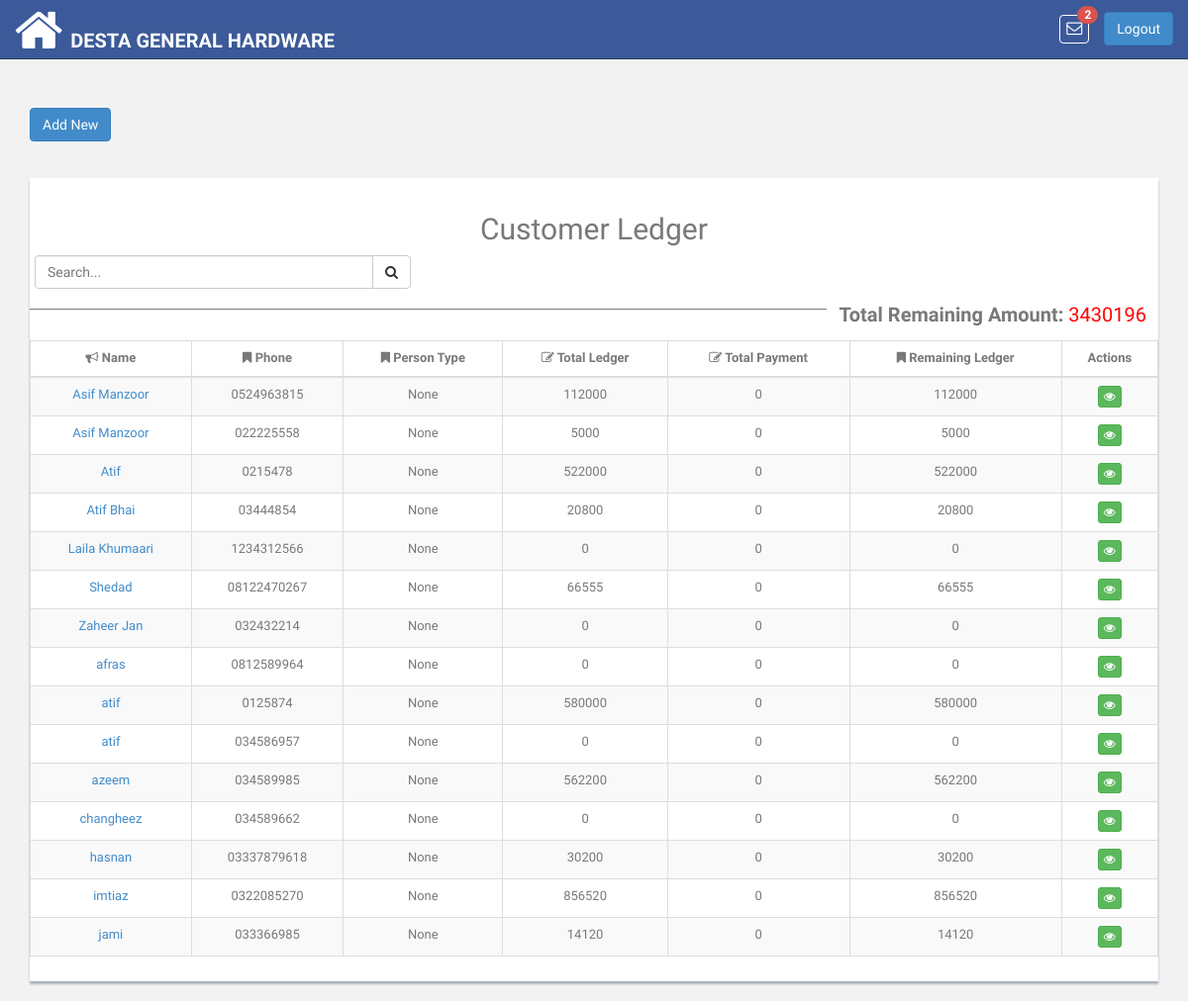
The page /ledger/list/customer/ (signed in) on the database its author committed.
### pis_retailer/models.py (models this page shows, shortened)
class RetailerUser(models.Model):
    ROLE_TYPE_OWNER = 'owner'
    ROLE_TYPE_DATA_ENTRY_USER = 'data_entry_user'
    ROLE_TYPE_SALESMAN = 'salesman'
    ROLE_TYPE_VIEW_ACCOUNT = 'account_viewer'
    ROLE_TYPE_LEDGER_VIEW = 'ledger_viewer'
    ROLE_TYPES = (
        (ROLE_TYPE_OWNER, 'Owner'),
        (ROLE_TYPE_DATA_ENTRY_USER, 'Data Entry User'),
        (ROLE_TYPE_SALESMAN, 'Salesman'),
        (ROLE_TYPE_VIEW_ACCOUNT, 'Account Viewer'),
        (ROLE_TYPE_LEDGER_VIEW, 'Ledger Viewer'),
    )
    user = models.OneToOneField(User, related_name='retailer_user',on_delete=models.CASCADE)
    retailer = models.ForeignKey(Retailer, related_name='u_retailer',on_delete=models.CASCADE)
    role_type = models.CharField(
        max_length=100, choices=ROLE_TYPES, default=ROLE_TYPE_OWNER
    )

class Retailer(DatedModel):
    name = models.CharField(max_length=100)
    slug = models.SlugField(blank=False)
    package = models.CharField(max_length=200, null=True, blank=True)
    package_price = models.CharField(max_length=200, null=True, blank=True)
    package_expiry = models.DateField(blank=True, null=True)
    logo = models.ImageField(
        upload_to='images/retailer/logo/', max_length=1024,
        blank=True, null=True
    )

### pis_com/models.py (models this page shows, shortened)
class Customer(models.Model):
    retailer = models.ForeignKey(
        'pis_retailer.Retailer',
        related_name='retailer_customer',
        on_delete=models.CASCADE
    )
    customer_name = models.CharField(max_length=200)
    customer_phone = models.CharField(max_length=20, blank=True, null=True)
    customer_type=models.CharField(max_length=200, default='customer', blank=True, null=True)
    address = models.TextField(max_length=500, blank=True,null=True)
    shop = models.CharField(max_length=200, blank=True, null=True)

### pis_ledger/views.py (the view)
class CustomerLedgerView(TemplateView):
    template_name = 'ledger/customer_ledger_list.html'
    def dispatch(self, request, *args, **kwargs):
        if not self.request.user.is_authenticated:
            return HttpResponseRedirect(reverse('login'))
        return super(
            CustomerLedgerView, self).dispatch(request, *args, **kwargs)
    def get_context_data(self, **kwargs):
        context = super(CustomerLedgerView, self).get_context_data(**kwargs)
        customers = (
            self.request.user.retailer_user.retailer.
            retailer_customer.all().order_by('customer_name')
        ).order_by('customer_name')
        customer_ledger = []
        for customer in customers:
            customer_data = {}
            ledger = customer.customer_ledger.all().aggregate(Sum('amount'))
            payment_ledger = (
                customer.customer_ledger.all()
                .aggregate(Sum('payment'))
            )
            if payment_ledger.get('payment__sum'):
                payment_amount = float(payment_ledger.get('payment__sum'))
            else:
                payment_amount = 0
            if ledger.get('amount__sum'):
                ledger_amount = float(ledger.get('amount__sum'))
            else:
                ledger_amount = 0
            remaining_ledger = '%g' % (
                    ledger_amount - payment_amount
            )
            customer_data.update({
                'id': customer.id,
                'ledger_amount': ledger_amount,
                'payment_amount': payment_amount,
                'customer_name': customer.customer_name,
                'customer_phone': customer.customer_phone,
                'remaining_ledger': remaining_ledger,
                'customer_type':customer.customer_type,
            })
            customer_ledger.append(customer_data)
        ledgers = Ledger.objects.all()
        if ledgers:
            grand_ledger = ledgers.aggregate(Sum('amount'))
            grand_ledger = float(grand_ledger.get('amount__sum') or 0)
            grand_payment = ledgers.aggregate(Sum('payment'))
            grand_payment = float(grand_payment.get('payment__sum') or 0)
            total_remaining_amount = grand_ledger - grand_payment
        else:
            total_remaining_amount = 0
        context.update({
            'customer_ledgers': customer_ledger,
            'total_remaining_amount': total_remaining_amount,
        })
        return context

### pis_com/templatetags/template_tags.py (called while the page is built)
@register.simple_tag
def product_notifications(retailer_id):
    return Product.objects.filter(retailer__id=retailer_id)

### pis_product/models.py (called while the page is built)
    def product_available_items(self):
        try:
            obj_stock_in = self.stockin_product.aggregate(Sum('quantity'))
            stock_in = float(obj_stock_in.get('quantity__sum'))
        except:
            stock_in = 0
        try:
            obj_stock_out = self.stockout_product.aggregate(
                Sum('stock_out_quantity'))
            stock_out = float(obj_stock_out.get('stock_out_quantity__sum'))
        except:
            stock_out = 0
        return  stock_in - stock_out

### templates/ledger/customer_ledger_list.html (shortened to what this page needs)
{% extends 'base.html' %}
{% block content %}
<div class="col-md-12">
    <br>
    <a href="{% url 'ledger:add_new_ledger' %}"><button type="button" id="back-customer" class="btn btn-primary" id="load" data-loading-text="<i class='fa fa-circle-o-notch fa-spin'></i>Processing">Add New</button></a>
    <br><br><br>
    <div class="content-panel table-responsive">
        <table class="table table-striped table-advance table-hover table-bordered purchased-table">
            <h2 class="text-center">Customer Ledger</h2>
            <div class="input-group custom-search-form col-md-4" style="left: 5px">
                <input type="text" class="form-control extra-items" placeholder="Search...">
                <span class="input-group-btn">
                            <button class="btn btn-default" type="button">
                                <i class="fa fa-search"></i>
                            </button>
                        </span>
            </div>
            <div style="float: right; padding: 12px; font-size: 20px">
                <strong>Total Remaining Amount: </strong><span style="color: red">{{ total_remaining_amount|floatformat:'-2' }}</span>
            </div>
            <hr>
            <thead>
            <tr>
                <th class="text-center"><i class="fa fa-bullhorn"></i> Name</th>
                <th class="text-center"><i class=" fa fa-bookmark"></i> Phone</th>
                <th class="text-center"><i class=" fa fa-bookmark"></i> Person Type</th>
                <th class="text-center"><i class=" fa fa-edit"></i> Total Ledger</th>
                <th class="text-center"><i class=" fa fa-edit"></i> Total Payment</th>
                <th class="text-center"><i class=" fa fa-bookmark"></i> Remaining Ledger</th>
                <th class="text-center">Actions</th>
            </tr>
            </thead>
            <tbody class="ledger-table-body text-center">
            {% if customer_ledgers %}
            {% for customer_ledger in customer_ledgers %}
            <tr>
                <td><a href="{% url 'ledger:customer_ledger_detail' customer_id=customer_ledger.id %}">{{ customer_ledger.customer_name}}</a></td>
                <td>{{ customer_ledger.customer_phone }}</td>
                <td>{{ customer_ledger.customer_type}}</td>
                <td>{{ customer_ledger.ledger_amount|floatformat:-2 }}</td>
                <td>{{ customer_ledger.payment_amount|floatformat:-2 }}</td>
                <td>{{ customer_ledger.remaining_ledger|floatformat:-2 }}</td>
                <td>
                    <a href="{% url 'ledger:customer_ledger_detail' customer_id=customer_ledger.id %}"><button class="btn btn-success btn-xs" title="Customer Ledger Detail"><i class="fa fa-eye"></i></button></a>
            </tr>
            {% endfor %}
            {% else %}
            <tr><td colspan="6" class="text-center">No Record Found</td></tr>
            {% endif %}
            </tbody>
        </table>
    </div>
</div>
{% endblock %}

### templates/base.html (shortened to what this page needs)
<!DOCTYPE html>
<html lang="en" xmlns="http://www.w3.org/1999/html">
{% load static %}
{% load template_tags %}
<head>
    <link href="{% static 'css/bootstrap.css' %}" rel="stylesheet">
    <link href="{% static 'font-awesome/css/font-awesome.css' %}" rel="stylesheet" />
    <link rel="stylesheet" type="text/css" href="{% static 'css/zabuto_calendar.css' %}">
    <link rel="stylesheet" type="text/css" href="{% static 'js/gritter/css/jquery.gritter.css' %}" />
    <link rel="stylesheet" type="text/css" href="{% static 'lineicons/style.css' %}">
    <link href="{% static 'css/style.css' %}" rel="stylesheet">
    <link href="{% static 'css/style-responsive.css' %}" rel="stylesheet">
    <link href="{% static 'css/profileImage.css' %}" rel="stylesheet" type="text/css"/>
    <link href="{% static 'css/sweetalert2.min.css' %}" rel="stylesheet" />
</head>
<body>
<section id="container" >
    <header class="header black-bg">
        <a href="{% url 'index' %}" class="home_icon" style="float:left"><i class="fa fa-home fa-4x" aria-hidden="true"></i></a>
        <a href="{% url 'index' %}" class="logo"><b>{{ request.user.retailer_user.retailer.name }}</b></a>
        <div class="right_div">
            <div class="nav notify-row" id="top_menu">
                {% product_notifications retailer_id=request.user.retailer_user.retailer.id as p_n %}
                <ul class="nav top-menu">
                    <li id="header_inbox_bar" class="dropdown">
                        <a data-toggle="dropdown" class="dropdown-toggle msg" href="index.html#">
                            <i class="fa fa-envelope-o"></i> <span class="badge badge-danger notification_count" style="background: #d9534f"></span>
                        </a>
                    </li>
                </ul>
            </div>
            <div class="top-menu">
                <a tabindex="logout" class="btn btn-primary" href="{% url 'logout' %}" style="margin-top: 12px;">Logout</a>
            </div>
        </div>
    </header>
    <section class="wrapper">
        {% block content %}{% endblock %}
    </section>
</section>
</body>
</html>

### app_static/css/style.css (style rules this page uses)
body { color: #797979; background: #f2f2f2; font-family: 'Ruda', sans-serif; padding: 0px !important; margin: 0px !important; font-size:13px; }
ul li { list-style: none; }
a, a:hover, a:focus { text-decoration: none; outline: none; }
#container { width: 100%; height: 100%; }
hr { margin-top: 20px; margin-bottom: 20px; border: 0; border-top: 1px solid #797979; }
.header, .footer { min-height: 60px; padding: 0 15px; }
.header { position: fixed; left: 0; right: 0; z-index: 1002; }
.black-bg { background: #3C5A99; border-bottom: 1px solid #2B3D4A; }
.wrapper { display: inline-block; margin-top: 90px; padding-left: 15px; padding-right: 15px; padding-bottom: 15px; padding-top: 0px; width: 100%; }
a.logo { font-size: 20px; color: #ffffff; float: left; margin-top: 27px; text-transform: uppercase; }
a.logo b { font-weight: 900; }
#top_menu .nav > li, ul.top-menu > li { float: left; }
.notify-row { float: left; margin-top: 15px; margin-left: 92px; }
ul.top-menu > li > a { color: #666666; font-size: 16px; border-radius: 4px; -webkit-border-radius: 4px; border:1px solid #68dff0; padding: 2px 6px; margin-right: 15px; }
.notify-row .badge { position: absolute; right: -10px; top: -10px; z-index: 100; }
.content-panel { background: #ffffff; box-shadow: 0px 3px 2px #aab2bd; padding-top: 15px; padding-bottom: 5px; }

### templates/base.html (style rules this page uses)
.msg { color: #fff !important; border:none !important; border: 1px solid #fff !important; }
.right_div { float:right; }
.notify-row { margin-left: -45px !important; }
.home_icon { float:left; color:#fff; margin-right:8px; margin-top:5px; }

### rows shown on the page
Customer: customer_name "Asif Manzoor", customer_phone "0524963815"
Customer: customer_name "Asif Manzoor", customer_phone "022225558"
Customer: customer_name "Atif", customer_phone "0215478"
Customer: customer_name "Atif Bhai", customer_phone "03444854"
Customer: customer_name "Laila Khumaari", customer_phone "1234312566"
Customer: customer_name "Shedad", customer_phone "08122470267"
Customer: customer_name "Zaheer Jan", customer_phone "032432214"
Customer: customer_name "afras", customer_phone "0812589964"
Customer: customer_name "atif", customer_phone "0125874"
Customer: customer_name "atif", customer_phone "034586957"
Customer: customer_name "azeem", customer_phone "034589985"
Customer: customer_name "changheez", customer_phone "034589662"
Customer: customer_name "hasnan", customer_phone "03337879618"
Customer: customer_name "imtiaz", customer_phone "0322085270"
Customer: customer_name "jami", customer_phone "033366985"

### other values the page prints
{{ request.user.retailer_user.retailer.name }} "DESTA GENERAL HARDWARE"
{{ total_remaining_amount|floatformat:'-2' }} "3430196"
{{ customer_ledger.customer_type }} "None" "None" "None" "None" "None" "None" "None" "None" "None" "None" "None" "None" "None" "None" "None"
{{ customer_ledger.ledger_amount|floatformat:-2 }} "112000" "5000" "522000" "20800" "0" "66555" "0" "0" "580000" "0" "562200" "0" "30200" "856520" "14120"
{{ customer_ledger.payment_amount|floatformat:-2 }} "0" "0" "0" "0" "0" "0" "0" "0" "0" "0" "0" "0" "0" "0" "0"
{{ customer_ledger.remaining_ledger|floatformat:-2 }} "112000" "5000" "522000" "20800" "0" "66555" "0" "0" "580000" "0" "562200" "0" "30200" "856520" "14120"
